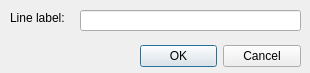
<?xml version="1.0" encoding="UTF-8"?>
<ui version="4.0">
 <class>Dialog</class>
 <widget class="QDialog" name="Dialog">
  <property name="geometry">
   <rect>
    <x>0</x>
    <y>0</y>
    <width>310</width>
    <height>73</height>
   </rect>
  </property>
  <property name="windowTitle">
   <string>Set Line Label</string>
  </property>
  <property name="modal">
   <bool>true</bool>
  </property>
  <widget class="QDialogButtonBox" name="button_box">
   <property name="geometry">
    <rect>
     <x>140</x>
     <y>40</y>
     <width>161</width>
     <height>32</height>
    </rect>
   </property>
   <property name="orientation">
    <enum>Qt::Horizontal</enum>
   </property>
   <property name="standardButtons">
    <set>QDialogButtonBox::Cancel|QDialogButtonBox::Ok</set>
   </property>
  </widget>
  <widget class="QLabel" name="label">
   <property name="geometry">
    <rect>
     <x>10</x>
     <y>10</y>
     <width>60</width>
     <height>16</height>
    </rect>
   </property>
   <property name="text">
    <string>Line label:</string>
   </property>
  </widget>
  <widget class="QLineEdit" name="label_txt">
   <property name="geometry">
    <rect>
     <x>80</x>
     <y>10</y>
     <width>221</width>
     <height>21</height>
    </rect>
   </property>
  </widget>
 </widget>
 <resources/>
 <connections>
  <connection>
   <sender>button_box</sender>
   <signal>accepted()</signal>
   <receiver>Dialog</receiver>
   <slot>accept()</slot>
   <hints>
    <hint type="sourcelabel">
     <x>248</x>
     <y>254</y>
    </hint>
    <hint type="destinationlabel">
     <x>157</x>
     <y>274</y>
    </hint>
   </hints>
  </connection>
  <connection>
   <sender>button_box</sender>
   <signal>rejected()</signal>
   <receiver>Dialog</receiver>
   <slot>reject()</slot>
   <hints>
    <hint type="sourcelabel">
     <x>316</x>
     <y>260</y>
    </hint>
    <hint type="destinationlabel">
     <x>286</x>
     <y>274</y>
    </hint>
   </hints>
  </connection>
 </connections>
</ui>
